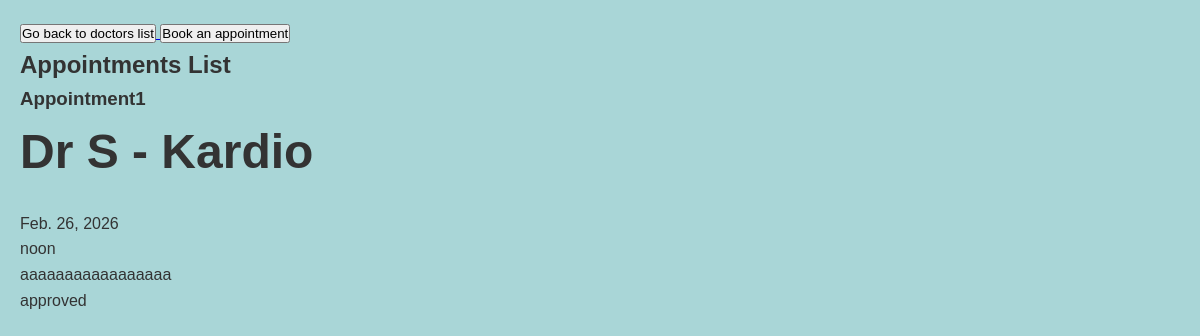
The app's page /appointments/ with its own data.
### appointments/models.py (models this page shows, shortened)
class Appointment(models.Model):
   doctor = models.ForeignKey(Doctor, on_delete = models.CASCADE, related_name= 'appointments')
   patient = models.ForeignKey(Patient, on_delete = models.CASCADE, related_name= 'appointments')
   date = models.DateField()
   time = models.TimeField()
   title = models.CharField(max_length=150)
   reason = models.TextField()
   created_at = models.DateTimeField(auto_now_add=True)
   updated_at = models.DateTimeField(auto_now=True)
   STATUS_CHOICES = [
   ("pending", "Pending"),
   ("approved", "Approved"),
   ("cancelled", "Cancelled"),
   ("completed", "Completed"),
   ]
   status = models.CharField(max_length=20, choices=STATUS_CHOICES, default="pending")

### doctors/models.py (models this page shows)
class Doctor(models.Model):
   user = models.OneToOneField(
      User,
      on_delete=models.CASCADE,
      related_name='doctor_profile'
   )
   name = models.CharField(max_length=100)
   years_of_experience = models.IntegerField()
   speciality = models.CharField(max_length=100)
   bio = models.TextField()
   def __str__(self):
      return f"Dr {self.user.last_name} - {self.speciality}"

### appointments/views.py (the view)
# urls.py: path('', views.appointments_list, name='appointments_list'),
def appointments_list(request):
    appointments = Appointment.objects.all()
    isPatient = False
    isDoctor = False
    if hasattr(request.user, 'patient_profile'):
        isPatient = True
    if hasattr(request.user, 'doctor_profile'):
        isDoctor = True
    return render(request,"appointments/appointments_list.html",{ "appointments": appointments, "isPatient" : isPatient, "isDoctor":isDoctor })

### appointments/templates/appointments/appointments_list.html (shortened to what this page needs)
{% extends "appointments/master.html" %}  {% block content %}
<section>
  <a href="{% url 'doctors_list' %}">
    <button>Go back to doctors list</button>
  </a>
  <a href="{% url 'appointment_form' %}">
    <button>Book an appointment</button>
  </a>
  <h1 class="primary-heading">Appointments List</h1>
  {% for appointment in appointments %}
  <div>
    <h3>{{ appointment.title }}</h3>
    <h2>{{ appointment.doctor }}</h2>
    <p>{{ appointment.date }}</p>
    <p>{{ appointment.time}}</p>
    <p>{{ appointment.reason}}</p>
    <p>{{appointment.status}}</p>
     {% endfor %}
  </div>
</section>
{% endblock %}

### doctors/static/css/styles.css (style rules this page uses)
* { margin: 0; padding: 0; box-sizing: border-box; list-style: none; }
body { font-family: Arial, sans-serif; background-color: #a9d6d7; color: #333; line-height: 1.6; padding: 20px; }
h2 { margin-bottom: 20px; font-size: 3rem; }

### records on screen
Appointment: title "Appointment1", doctor "Dr S - Kardio", date "Feb. 26, 2026", time "noon", reason "aaaaaaaaaaaaaaaaa", status "approved"
